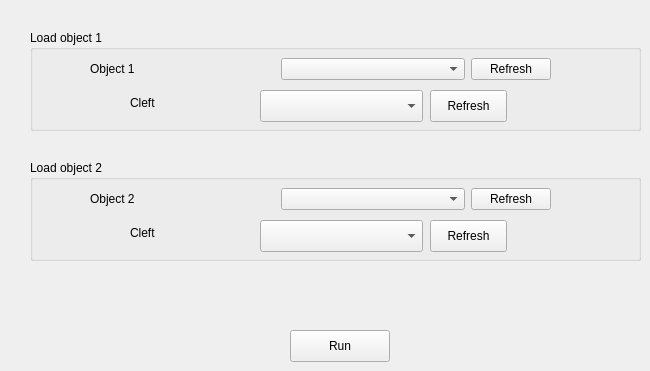
   <widget class="QWidget" name="ISOMIF_page">
    <widget class="QGroupBox" name="groupBox_27">
     <property name="geometry">
      <rect>
       <x>30</x>
       <y>30</y>
       <width>611</width>
       <height>101</height>
      </rect>
     </property>
     <property name="title">
      <string>Load object 1</string>
     </property>
     <widget class="QWidget" name="layoutWidget_11">
      <property name="geometry">
       <rect>
        <x>60</x>
        <y>20</y>
        <width>461</width>
        <height>38</height>
       </rect>
      </property>
      <layout class="QHBoxLayout" name="horizontalLayout_22">
       <item>
        <widget class="QLabel" name="label_55">
         <property name="text">
          <string>&lt;html&gt;&lt;head/&gt;&lt;body&gt;&lt;p&gt;Object 1&lt;/p&gt;&lt;/body&gt;&lt;/html&gt;</string>
         </property>
        </widget>
       </item>
       <item>
        <widget class="QComboBox" name="ISOMIF_select_target">
         <property name="sizePolicy">
          <sizepolicy hsizetype="Minimum" vsizetype="Fixed">
           <horstretch>0</horstretch>
           <verstretch>0</verstretch>
          </sizepolicy>
         </property>
        </widget>
       </item>
       <item>
        <widget class="QPushButton" name="ISOMIF_target_refresh">
         <property name="sizePolicy">
          <sizepolicy hsizetype="Maximum" vsizetype="Fixed">
           <horstretch>0</horstretch>
           <verstretch>0</verstretch>
          </sizepolicy>
         </property>
         <property name="text">
          <string>Refresh</string>
         </property>
        </widget>
       </item>
      </layout>
     </widget>
     <widget class="QLabel" name="label_63">
      <property name="geometry">
       <rect>
        <x>100</x>
        <y>60</y>
        <width>120</width>
        <height>26</height>
       </rect>
      </property>
      <property name="text">
       <string>&lt;html&gt;&lt;head/&gt;&lt;body&gt;&lt;p&gt;Cleft&lt;/p&gt;&lt;/body&gt;&lt;/html&gt;</string>
      </property>
     </widget>
     <widget class="QComboBox" name="ISOMIF_select_cleft">
      <property name="geometry">
       <rect>
        <x>230</x>
        <y>60</y>
        <width>163</width>
        <height>32</height>
       </rect>
      </property>
      <property name="sizePolicy">
       <sizepolicy hsizetype="Minimum" vsizetype="Fixed">
        <horstretch>0</horstretch>
        <verstretch>0</verstretch>
       </sizepolicy>
      </property>
     </widget>
     <widget class="QPushButton" name="ISOMIF_cleft_refresh">
      <property name="geometry">
       <rect>
        <x>400</x>
        <y>60</y>
        <width>77</width>
        <height>32</height>
       </rect>
      </property>
      <property name="sizePolicy">
       <sizepolicy hsizetype="Maximum" vsizetype="Fixed">
        <horstretch>0</horstretch>
        <verstretch>0</verstretch>
       </sizepolicy>
      </property>
      <property name="text">
       <string>Refresh</string>
      </property>
     </widget>
    </widget>
    <widget class="QGroupBox" name="groupBox_28">
     <property name="geometry">
      <rect>
       <x>30</x>
       <y>160</y>
       <width>611</width>
       <height>101</height>
      </rect>
     </property>
     <property name="title">
      <string>Load object 2</string>
     </property>
     <widget class="QWidget" name="layoutWidget_13">
      <property name="geometry">
       <rect>
        <x>60</x>
        <y>20</y>
        <width>461</width>
        <height>38</height>
       </rect>
      </property>
      <layout class="QHBoxLayout" name="horizontalLayout_24">
       <item>
        <widget class="QLabel" name="label_66">
         <property name="text">
          <string>&lt;html&gt;&lt;head/&gt;&lt;body&gt;&lt;p&gt;Object 2&lt;/p&gt;&lt;/body&gt;&lt;/html&gt;</string>
         </property>
        </widget>
       </item>
       <item>
        <widget class="QComboBox" name="ISOMIF_select_target_1">
         <property name="sizePolicy">
          <sizepolicy hsizetype="Minimum" vsizetype="Fixed">
           <horstretch>0</horstretch>
           <verstretch>0</verstretch>
          </sizepolicy>
         </property>
        </widget>
       </item>
       <item>
        <widget class="QPushButton" name="ISOMIF_target_refresh_1">
         <property name="sizePolicy">
          <sizepolicy hsizetype="Maximum" vsizetype="Fixed">
           <horstretch>0</horstretch>
           <verstretch>0</verstretch>
          </sizepolicy>
         </property>
         <property name="text">
          <string>Refresh</string>
         </property>
        </widget>
       </item>
      </layout>
     </widget>
     <widget class="QLabel" name="label_67">
      <property name="geometry">
       <rect>
        <x>100</x>
        <y>60</y>
        <width>120</width>
        <height>26</height>
       </rect>
      </property>
      <property name="text">
       <string>&lt;html&gt;&lt;head/&gt;&lt;body&gt;&lt;p&gt;Cleft&lt;/p&gt;&lt;/body&gt;&lt;/html&gt;</string>
      </property>
     </widget>
     <widget class="QComboBox" name="ISOMIF_select_cleft_1">
      <property name="geometry">
       <rect>
        <x>230</x>
        <y>60</y>
        <width>163</width>
        <height>32</height>
       </rect>
      </property>
      <property name="sizePolicy">
       <sizepolicy hsizetype="Minimum" vsizetype="Fixed">
        <horstretch>0</horstretch>
        <verstretch>0</verstretch>
       </sizepolicy>
      </property>
     </widget>
     <widget class="QPushButton" name="ISOMIF_cleft_refresh_1">
      <property name="geometry">
       <rect>
        <x>400</x>
        <y>60</y>
        <width>77</width>
        <height>32</height>
       </rect>
      </property>
      <property name="sizePolicy">
       <sizepolicy hsizetype="Maximum" vsizetype="Fixed">
        <horstretch>0</horstretch>
        <verstretch>0</verstretch>
       </sizepolicy>
      </property>
      <property name="text">
       <string>Refresh</string>
      </property>
     </widget>
    </widget>
    <widget class="QPushButton" name="ISOMIF_pushButton">
     <property name="geometry">
      <rect>
       <x>290</x>
       <y>330</y>
       <width>100</width>
       <height>32</height>
      </rect>
     </property>
     <property name="text">
      <string>Run</string>
     </property>
    </widget>
   </widget>
